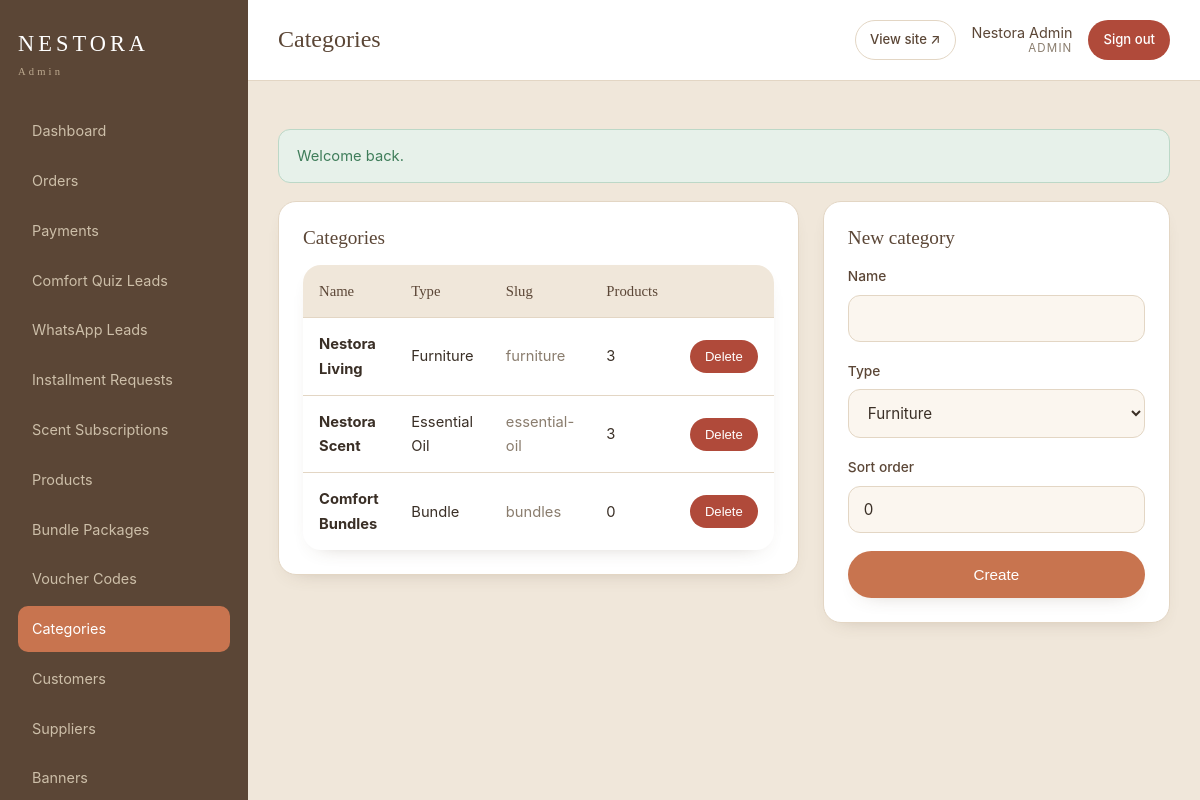
Screenshot of /admin/categories.php (signed in) with the database file from the repository.
### tables this page shows
CREATE TABLE IF NOT EXISTS categories (
    id          INT UNSIGNED NOT NULL AUTO_INCREMENT,
    name        VARCHAR(120)  NOT NULL,
    slug        VARCHAR(140)  NOT NULL,
    type        ENUM('furniture','essential_oil','diffuser','bundle','general') NOT NULL DEFAULT 'general',
    description TEXT          NULL,
    sort_order  INT           NOT NULL DEFAULT 0,
    status      ENUM('active','hidden') NOT NULL DEFAULT 'active',
    created_at  DATETIME      NOT NULL DEFAULT CURRENT_TIMESTAMP,
    updated_at  DATETIME      NOT NULL DEFAULT CURRENT_TIMESTAMP ON UPDATE CURRENT_TIMESTAMP,
    PRIMARY KEY (id),
    UNIQUE KEY uq_category_slug (slug)
);

### inc/functions.php (called while the page is built, shortened)
<?php
function e(?string $value): string
{
    return htmlspecialchars((string) $value, ENT_QUOTES | ENT_SUBSTITUTE, 'UTF-8');
}
function label(string $value): string
{
    return ucwords(str_replace('_', ' ', $value));
}

### admin/categories.php (the view, shortened to what this page needs)
<?php
$pdo = db();
$cats = $pdo->query("SELECT c.*, (SELECT COUNT(*) FROM products p WHERE p.category_id=c.id) AS product_count
                     FROM categories c ORDER BY sort_order, name")->fetchAll();
require_once __DIR__ . '/../inc/admin_layout.php';
?>
<div style="display:grid;grid-template-columns:1.5fr 1fr;gap:24px;align-items:start">
    <div class="panel">
        <h2>Categories</h2>
        <?php if (!$cats): ?><p class="muted">No categories yet.</p><?php else: ?>
        <table class="table">
            <thead><tr><th>Name</th><th>Type</th><th>Slug</th><th>Products</th><th></th></tr></thead>
            <tbody>
            <?php foreach ($cats as $c): ?>
                <tr>
                    <td><strong><?= e($c['name']) ?></strong></td>
                    <td><?= e(label($c['type'])) ?></td>
                    <td class="muted"><?= e($c['slug']) ?></td>
                    <td><?= (int)$c['product_count'] ?></td>
                    <td>
                        <form method="post" data-confirm="Delete this category?">
                            <button class="btn btn-danger btn-sm" type="submit">Delete</button>
                        </form>
                    </td>
                </tr>
            <?php endforeach; ?>
            </tbody>
        </table>
        <?php endif; ?>
    </div>
    <form class="panel" method="post">
        <h2>New category</h2>
        <div class="field"><label>Name</label><input type="text" name="name" required></div>
        <div class="field">
            <label>Type</label>
            <select name="type">
                <?php foreach (['furniture','essential_oil','diffuser','bundle','general'] as $t): ?>
                    <option value="<?= $t ?>"><?= e(label($t)) ?></option>
                <?php endforeach; ?>
            </select>
        </div>
        <div class="field"><label>Sort order</label><input type="number" name="sort_order" value="0"></div>
        <button class="btn btn-primary btn-block" type="submit">Create</button>
    </form>
</div>

### assets/css/style.css (style rules this page uses)
:root { --cream:#fbf6ef; --oat:#f0e7da; --beige:#e7d8c4; --terracotta:#c8744f; --terracotta-dark:#a85a3a; --brown:#5b4636; --olive-grey:#7c7a6c; --ink:#3a2f26; --muted:#8a7d6e; --line:#e3d6c4; --white:#ffffff; --ok:#3f7d5a; --warn:#b8862b; --err:#b04a3a; --radius:18px; --radius-lg:28px; --shadow:0 18px 40px -22px rgba(91,70,54,.45); --shadow-sm:0 8px 22px -16px rgba(91,70,54,.45); --font-serif:'Fraunces',Georgia,serif; --font-sans:'Inter',system-ui,-apple-system,sans-serif; }
* { box-sizing:border-box;margin:0;padding:0 }
html { scroll-behavior:smooth }
body { font-family:var(--font-sans); color:var(--ink); background:var(--cream); line-height:1.65; -webkit-font-smoothing:antialiased; }
h1,h2,h3,h4 { font-family:var(--font-serif);font-weight:500;line-height:1.2;color:var(--brown) }
.btn { display:inline-block;padding:14px 28px;border-radius:999px; font-weight:500;font-size:.95rem;cursor:pointer;border:1px solid transparent; transition:transform .18s ease, box-shadow .18s ease, background .18s ease; }
.btn-primary { background:var(--terracotta);color:#fff;box-shadow:var(--shadow-sm) }
.btn-block { display:block;width:100%;text-align:center }
.field { margin-bottom:18px }
.field label { display:block;font-size:.86rem;font-weight:500;margin-bottom:7px;color:var(--brown) }
.field input,.field select,.field textarea { width:100%;padding:13px 15px;border:1px solid var(--line);border-radius:12px; font-family:inherit;font-size:.95rem;background:var(--cream);color:var(--ink); }
.table { width:100%;border-collapse:collapse;background:#fff;border-radius:var(--radius);overflow:hidden;box-shadow:var(--shadow-sm) }
.table th,.table td { padding:14px 16px;text-align:left;border-bottom:1px solid var(--line);font-size:.92rem }
.table th { background:var(--oat);font-family:var(--font-serif);font-weight:500;color:var(--brown) }
.table tr:last-child td { border-bottom:none }
.admin-body { background:var(--oat) }
.panel { background:#fff;border:1px solid var(--line);border-radius:var(--radius);padding:24px;box-shadow:var(--shadow-sm);margin-bottom:24px }
.panel h2 { font-size:1.2rem;margin-bottom:16px }
.btn-sm { padding:8px 14px;font-size:.82rem }
.btn-danger { background:var(--err);color:#fff }
.muted { color:var(--muted) }

### rows the page displays
categories: name "Nestora Living", type "Furniture", slug "furniture", product_count "3"
categories: name "Nestora Scent", type "Essential Oil", slug "essential-oil", product_count "3"
categories: name "Comfort Bundles", type "Bundle", slug "bundles", product_count "0"

### other values shown
$title "Dashboard"
$title "Orders"
$title "Payments"
$title "Comfort Quiz Leads"
$title "WhatsApp Leads"
$title "Installment Requests"
$title "Scent Subscriptions"
$title "Products"
$title "Bundle Packages"
$title "Voucher Codes"
$title "Categories"
$title "Customers"
$title "Suppliers"
$title "Banners"
$pageTitle "Categories"
